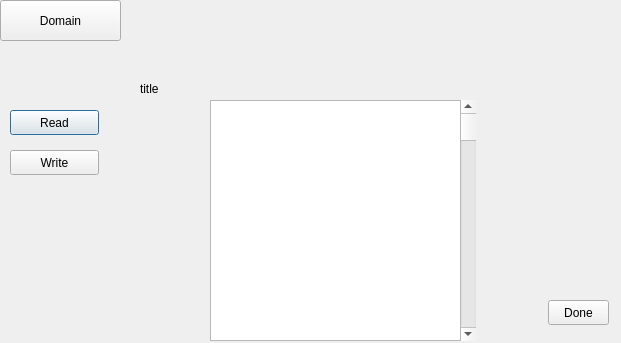
<?xml version="1.0" encoding="UTF-8"?>
<ui version="4.0">
 <class>file1</class>
 <widget class="QDialog" name="file1">
  <property name="geometry">
   <rect>
    <x>0</x>
    <y>0</y>
    <width>621</width>
    <height>343</height>
   </rect>
  </property>
  <property name="windowTitle">
   <string>Dialog</string>
  </property>
  <widget class="QScrollBar" name="verticalScrollBar">
   <property name="geometry">
    <rect>
     <x>460</x>
     <y>100</y>
     <width>16</width>
     <height>241</height>
    </rect>
   </property>
   <property name="orientation">
    <enum>Qt::Vertical</enum>
   </property>
  </widget>
  <widget class="QLabel" name="title_label">
   <property name="geometry">
    <rect>
     <x>140</x>
     <y>80</y>
     <width>351</width>
     <height>17</height>
    </rect>
   </property>
   <property name="text">
    <string>title</string>
   </property>
  </widget>
  <widget class="QPushButton" name="ReadButton">
   <property name="geometry">
    <rect>
     <x>10</x>
     <y>110</y>
     <width>89</width>
     <height>25</height>
    </rect>
   </property>
   <property name="text">
    <string>Read</string>
   </property>
  </widget>
  <widget class="QPushButton" name="WriteButton">
   <property name="geometry">
    <rect>
     <x>10</x>
     <y>150</y>
     <width>89</width>
     <height>25</height>
    </rect>
   </property>
   <property name="text">
    <string>Write</string>
   </property>
  </widget>
  <widget class="QPushButton" name="doneButton">
   <property name="geometry">
    <rect>
     <x>548</x>
     <y>300</y>
     <width>61</width>
     <height>25</height>
    </rect>
   </property>
   <property name="text">
    <string>Done</string>
   </property>
  </widget>
  <widget class="QPushButton" name="addNewActionButton">
   <property name="geometry">
    <rect>
     <x>0</x>
     <y>0</y>
     <width>121</width>
     <height>41</height>
    </rect>
   </property>
   <property name="text">
    <string>Domain</string>
   </property>
  </widget>
  <widget class="QPlainTextEdit" name="plainTextEdit">
   <property name="geometry">
    <rect>
     <x>210</x>
     <y>100</y>
     <width>251</width>
     <height>241</height>
    </rect>
   </property>
  </widget>
 </widget>
 <resources/>
 <connections/>
</ui>
